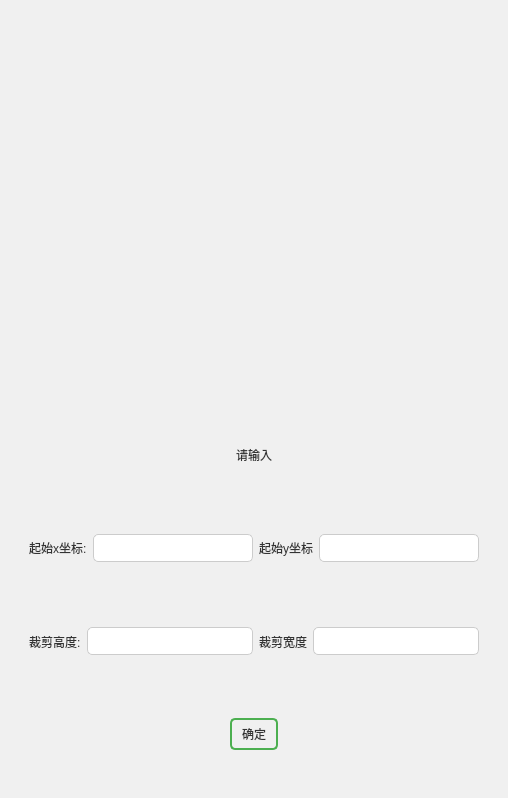
<?xml version="1.0" encoding="UTF-8"?>
<ui version="4.0">
 <class>Tailor</class>
 <widget class="QWidget" name="Tailor">
  <property name="geometry">
   <rect>
    <x>0</x>
    <y>0</y>
    <width>508</width>
    <height>798</height>
   </rect>
  </property>
  <property name="windowTitle">
   <string>Form</string>
  </property>
  <property name="styleSheet">
   <string notr="true">/* QPushButton 样式 */
QPushButton {
    background-color: #4CAF50; /* 按钮背景颜色 */
    color: white; /* 文本颜色 */
    border: 2px solid #4CAF50; /* 边框样式 */
    border-radius: 5px; /* 圆角半径 */
    padding: 5px 10px; /* 内边距 */
}

QPushButton:hover {
    background-color: #45a049; /* 鼠标悬停时的背景颜色 */
}

/* QSpacerItem 样式 */
QSpacerItem {
    /* 通常无需样式，仅用于占位 */

}

/* QWidget 样式 */
QWidget {
    background-color: #f0f0f0; /* 背景颜色 */
    color: #333; /* 文本颜色 */
}

/* QLineEdit 样式 */
QLineEdit {
    background-color: #ffffff; /* 设置背景颜色为白色 */
    border: 1px solid #ccc; /* 边框样式 */
    border-radius: 5px; /* 圆角半径 */
    padding: 5px; /* 内边距 */
    color: #333; /* 文本颜色 */
}

QLineEdit:focus {
    border-color: #007BFF; /* 获取焦点时的边框颜色 */
}


/* QMenu 样式 */
QMenu {
    background-color: #f0f0f0; /* 背景颜色 */
    border: 1px solid #ccc; /* 边框样式 */
}

QMenu::item {
    padding: 5px 20px; /* 内边距 */
}

QMenu::item:selected {
    background-color: #007BFF; /* 选中项的背景颜色 */
    color: white; /* 选中项的文本颜色 */
}

/* QAction 样式 */
QAction {
    background-color: transparent; /* 背景颜色透明 */
    color: #333; /* 文本颜色 */
}

QAction:hover {
    background-color: #e0e0e0; /* 鼠标悬停时的背景颜色 */
}

QAction:pressed {
    background-color: #d4d4d4; /* 按下时的背景颜色 */
}

/* QStatusBar 样式 */
QStatusBar {
    background-color: #f0f0f0; /* 背景颜色 */
    color: #333; /* 文本颜色 */
    border-top: 1px solid #ccc; /* 顶部边框样式 */
}

QStatusBar::item {
    border: none; /* 无边框 */
}
</string>
  </property>
  <layout class="QVBoxLayout" name="verticalLayout_2">
   <item>
    <widget class="QLabel" name="imageLabel">
     <property name="text">
      <string/>
     </property>
    </widget>
   </item>
   <item>
    <widget class="QWidget" name="widget_5" native="true">
     <layout class="QVBoxLayout" name="verticalLayout">
      <item>
       <widget class="QWidget" name="widget_4" native="true">
        <layout class="QHBoxLayout" name="horizontalLayout_4">
         <item>
          <spacer name="horizontalSpacer_3">
           <property name="orientation">
            <enum>Qt::Horizontal</enum>
           </property>
           <property name="sizeHint" stdset="0">
            <size>
             <width>189</width>
             <height>20</height>
            </size>
           </property>
          </spacer>
         </item>
         <item>
          <widget class="QLabel" name="label_2">
           <property name="text">
            <string>请输入</string>
           </property>
          </widget>
         </item>
         <item>
          <spacer name="horizontalSpacer_4">
           <property name="orientation">
            <enum>Qt::Horizontal</enum>
           </property>
           <property name="sizeHint" stdset="0">
            <size>
             <width>188</width>
             <height>20</height>
            </size>
           </property>
          </spacer>
         </item>
        </layout>
       </widget>
      </item>
      <item>
       <widget class="QWidget" name="widget" native="true">
        <layout class="QHBoxLayout" name="horizontalLayout">
         <item>
          <widget class="QLabel" name="label">
           <property name="text">
            <string>起始x坐标:</string>
           </property>
          </widget>
         </item>
         <item>
          <widget class="QLineEdit" name="lineEdit_posX"/>
         </item>
         <item>
          <widget class="QLabel" name="label_3">
           <property name="text">
            <string>起始y坐标</string>
           </property>
          </widget>
         </item>
         <item>
          <widget class="QLineEdit" name="lineEdit_posY"/>
         </item>
        </layout>
       </widget>
      </item>
      <item>
       <widget class="QWidget" name="widget_2" native="true">
        <layout class="QHBoxLayout" name="horizontalLayout_2">
         <item>
          <widget class="QLabel" name="label_4">
           <property name="text">
            <string>裁剪高度:</string>
           </property>
          </widget>
         </item>
         <item>
          <widget class="QLineEdit" name="lineEdit_height"/>
         </item>
         <item>
          <widget class="QLabel" name="label_5">
           <property name="text">
            <string>裁剪宽度</string>
           </property>
          </widget>
         </item>
         <item>
          <widget class="QLineEdit" name="lineEdit_width"/>
         </item>
        </layout>
       </widget>
      </item>
      <item>
       <widget class="QWidget" name="widget_3" native="true">
        <layout class="QHBoxLayout" name="horizontalLayout_3">
         <item>
          <spacer name="horizontalSpacer_2">
           <property name="orientation">
            <enum>Qt::Horizontal</enum>
           </property>
           <property name="sizeHint" stdset="0">
            <size>
             <width>171</width>
             <height>20</height>
            </size>
           </property>
          </spacer>
         </item>
         <item>
          <widget class="QPushButton" name="btn_ok">
           <property name="text">
            <string>确定</string>
           </property>
          </widget>
         </item>
         <item>
          <spacer name="horizontalSpacer">
           <property name="orientation">
            <enum>Qt::Horizontal</enum>
           </property>
           <property name="sizeHint" stdset="0">
            <size>
             <width>171</width>
             <height>20</height>
            </size>
           </property>
          </spacer>
         </item>
        </layout>
       </widget>
      </item>
     </layout>
    </widget>
   </item>
  </layout>
 </widget>
 <resources/>
 <connections/>
</ui>
